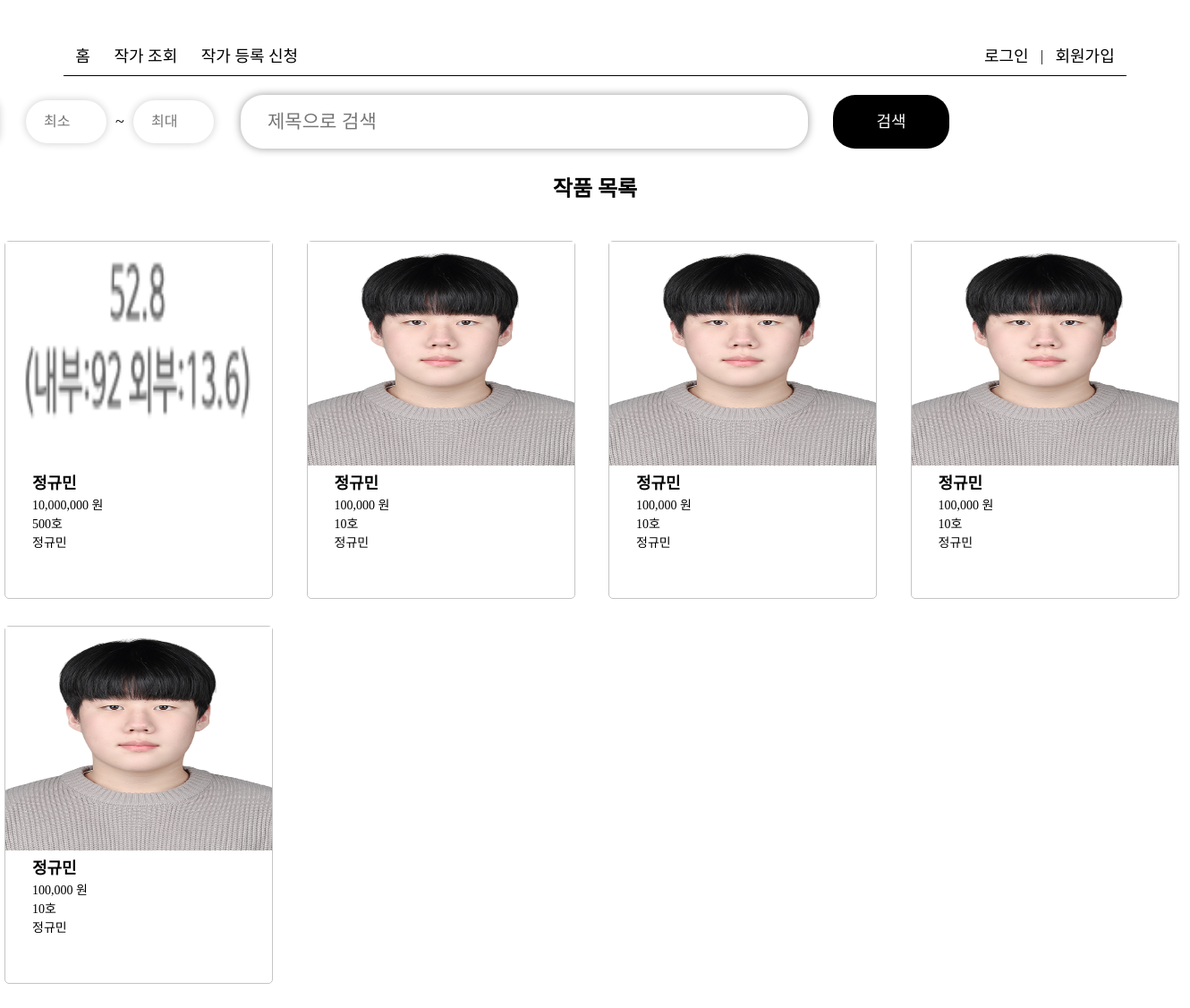
Before: / with the older database file.
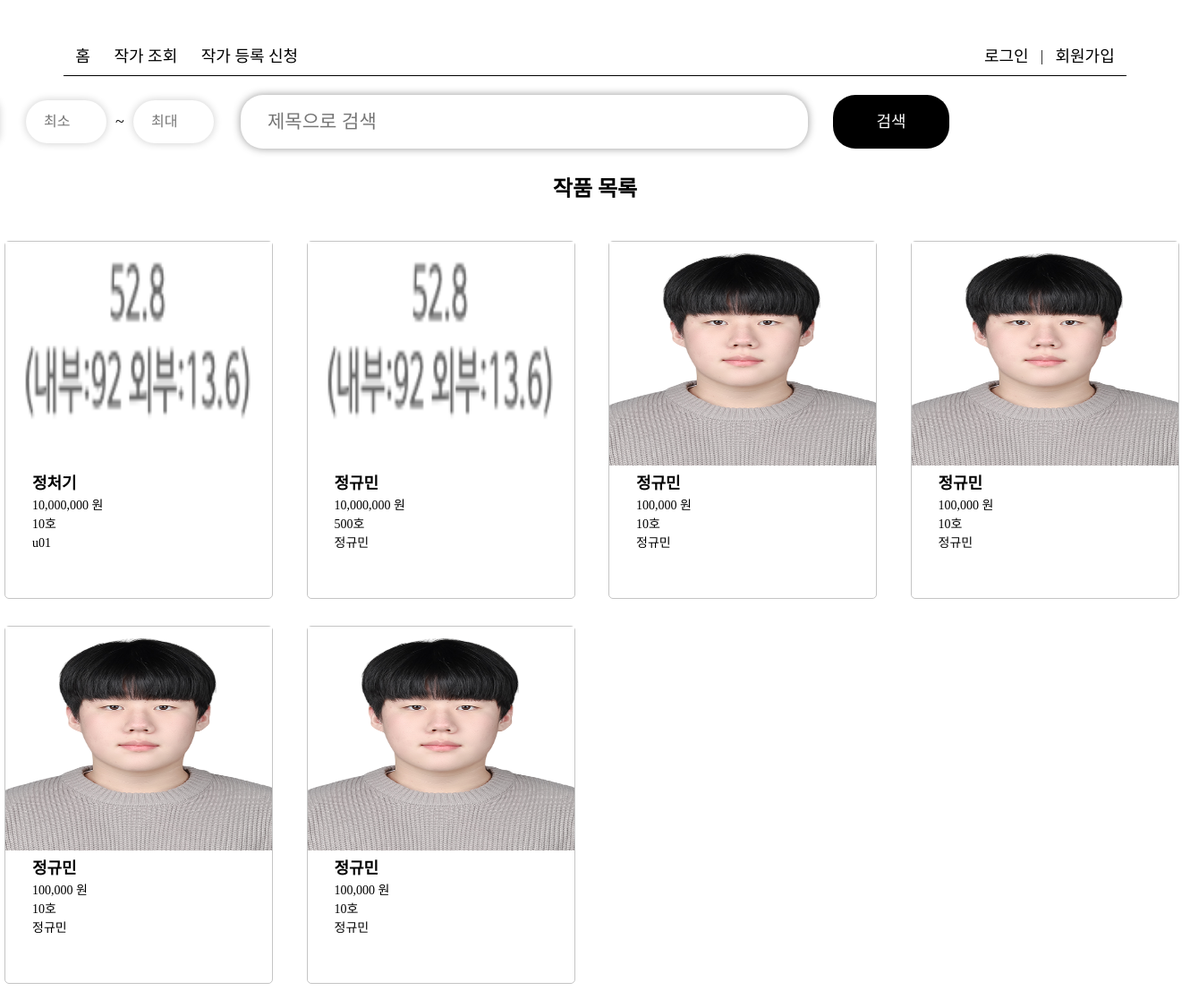
After: the same page with the newer database file.
### posts/models.py (models this page shows, shortened)
class Artwork(models.Model):
    artist = models.ForeignKey(Artist, on_delete=models.CASCADE)  # 작가와 1:N 관계
    title = models.CharField(max_length=64)
    price = models.DecimalField(max_digits=10, decimal_places=2)
    hoosu = models.PositiveIntegerField()  # 호수 (1 이상 500 이하의 숫자)
    created_at = models.DateTimeField(auto_now_add=True)
    artwork_image = models.ImageField(upload_to='artwork_images/', blank=True, null=True)  # 작품 이미지

class Artist(models.Model):
    GENDER_CHOICES = [
        ('M', '남자'),
        ('F', '여자'),
    ]
    STATUS_CHOICES = [
        ('P', '대기중'),  # Pending
        ('A', '승인됨'),  # Approved
        ('R', '거부됨'),  # Rejected
    ]
    user = models.OneToOneField(User, on_delete=models.CASCADE)  # 사용자와 1:1 관계
    name = models.CharField(max_length=16)
    gender = models.CharField(max_length=1, choices=GENDER_CHOICES)
    birth_date = models.DateField()
    email = models.EmailField(unique=True)
    profile_image = models.ImageField(upload_to='artist_images/', blank=True, null=True)  # 작가 프로필 이미지
    contact = models.CharField(max_length=100, blank=True, null=True)
    status = models.CharField(max_length=1, choices=STATUS_CHOICES, default='P')  # 작가 상태

### posts/views.py (the view)
# urls.py: 2. Add a URL to urlpatterns:  path('', views.home, name='home')
def home(request):
    artworks = Artwork.objects.all().order_by('-id')
    return render(request, 'posts/index.html', {'artworks': artworks})

### posts/templates/posts/index.html (shortened to what this page needs)
<!DOCTYPE html>
<html lang="ko">
<head>
    {% load static %}
    {% load humanize %}
    <link rel="stylesheet" href="{% static 'posts/css/style.css' %}">
</head>
<body>
    {% include 'posts/header.html' %}
    <main>
        <section class="mt20">
            <div class="container cc">
                <form method="GET" action="{% url 'artwork_list' %}" class="search_form mt2 cc">
                    <input type="text" name="q" placeholder="제목으로 검색" value="{{ request.GET.q }}">
                    <input type="number" name="min_value" placeholder="최소" value="{{ request.GET.min_value }}">
                    <span>~</span>
                    <input type="number" name="max_value" placeholder="최대" value="{{ request.GET.max_value }}">
                    <button type="submit">검색</button>
                </form>
                <h1 class="tc mt4">작품 목록</h1>
                {% if artworks %}
                <ul class="artwork_list mt6">
                    {% for artwork in artworks %}
                    <li>
                        <img src="{{ artwork.artwork_image.url }}" alt="artwork_img" width="300" height="250">
                        <div>
                            <p>{{ artwork.title }}</p>
                            <p>{{ artwork.price|floatformat:0|intcomma }} 원</p>
                            <p>{{ artwork.hoosu }}호</p>
                            <p>{{ artwork.artist.name }}</p>
                        </div>
                    </li>
                    {% endfor %}
                </ul>
                {% else %}
                <p class="mt10">작품이 존재하지 않습니다.</p>
                {% endif %}
            </div>
        </section>
    </main>
</body>
</html>

Changed rows visible on the page:
added Artwork: artwork_image (picture), title "정처기", price "10,000,000", hoosu "10", artist.name "u01"
